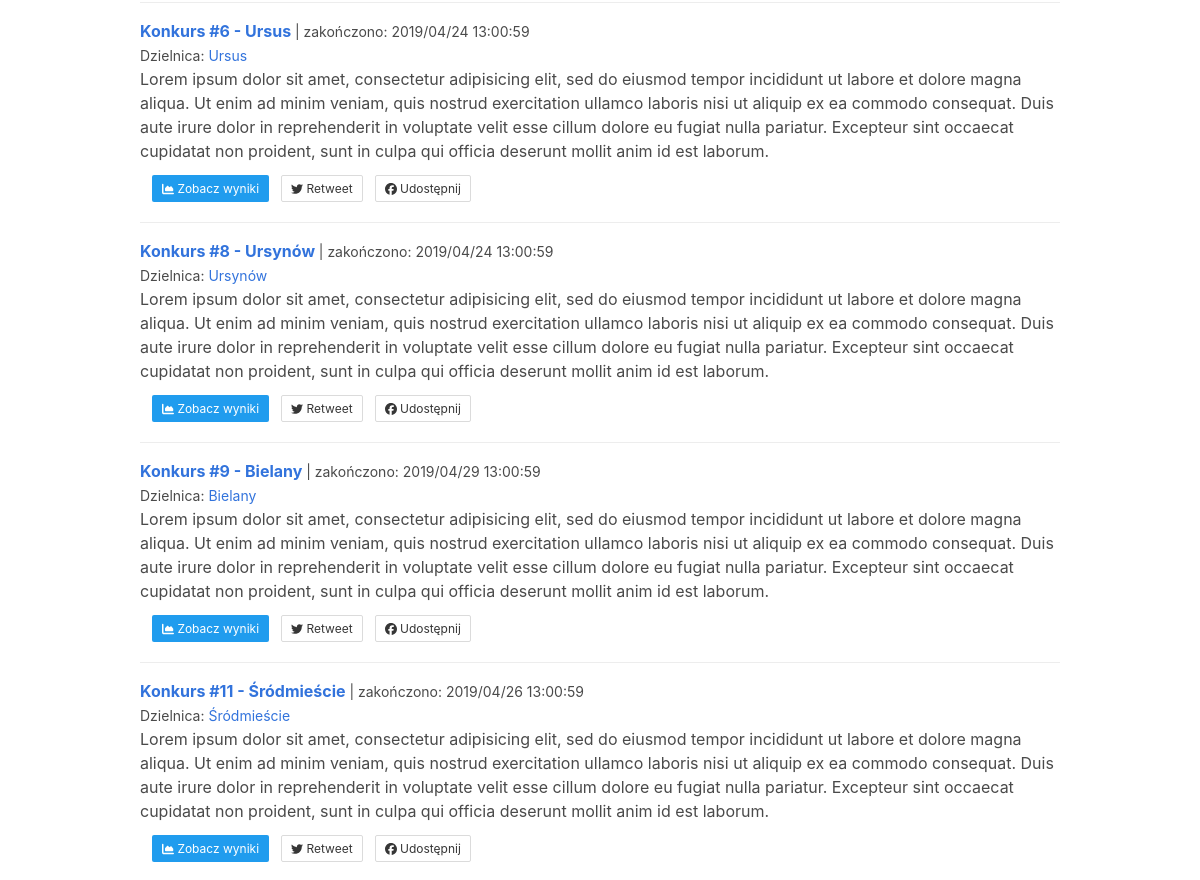
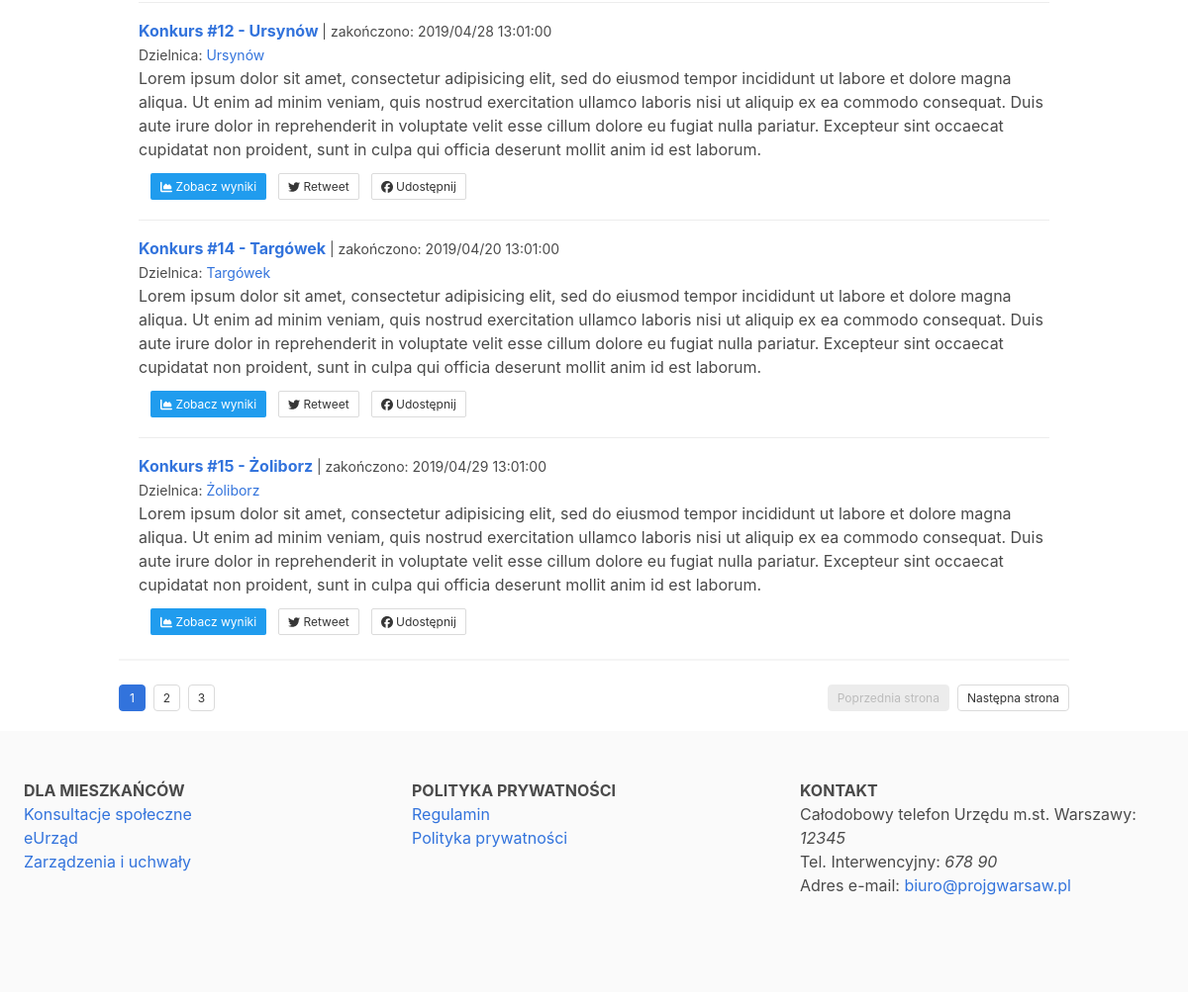
Before: /konkursy/zakonczone/ (lower part) with the older database file (2 pictures, top to bottom).
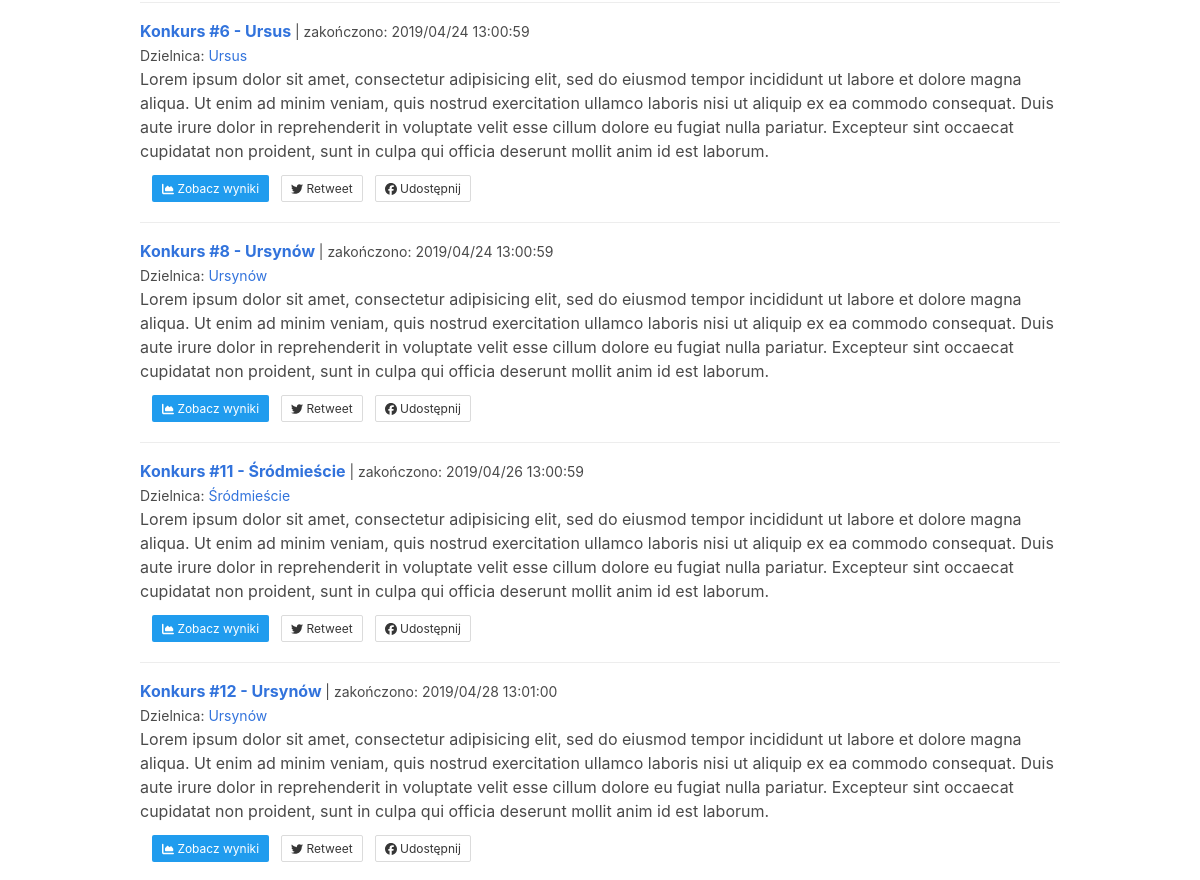
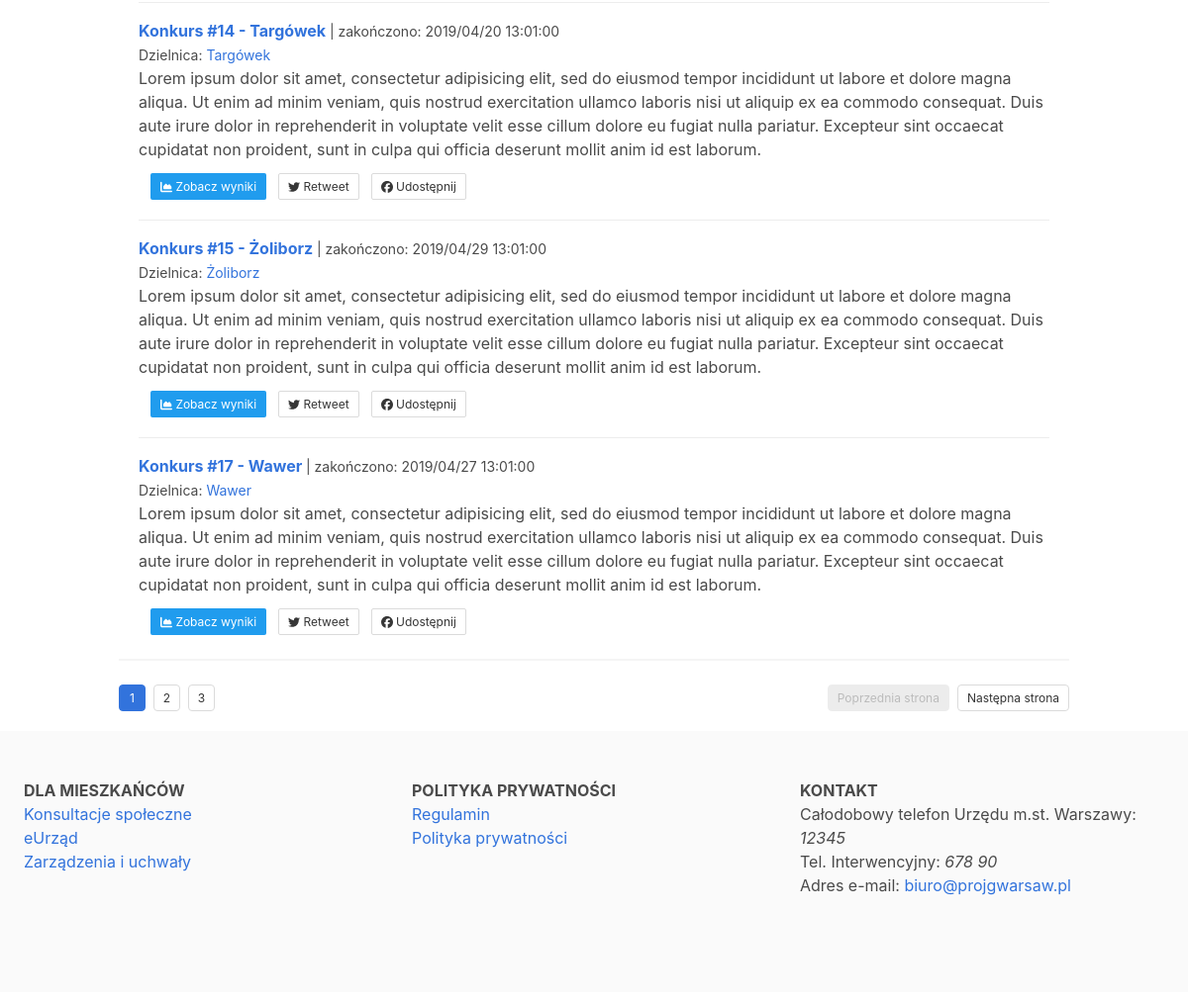
After: the same page with the newer database file (2 pictures, top to bottom).
### projekty_gminne/models.py (models this page shows, shortened)
class Konkurs(models.Model):
    class Meta:
        verbose_name_plural = "Konkursy"
    date_added = models.DateTimeField(auto_now_add=True)
    date_modified = models.DateTimeField(auto_now=True)
    dogrywka = models.BooleanField(default=False)
    dzielnica_id = models.ForeignKey(
        'Dzielnica', null=False, on_delete=models.CASCADE)
    date_start = models.DateTimeField(null=False)
    date_finish = models.DateTimeField(null=False)
    name = models.CharField(max_length=256, null=False)
    description = models.TextField(max_length=1024, null=False, blank=False)

class Dzielnica(models.Model):
    class Meta:
        verbose_name_plural = "Dzielnice"
    date_added = models.DateTimeField(auto_now_add=True)
    date_modified = models.DateTimeField(auto_now=True)
    gmina_id = models.ForeignKey(
        'Gmina', null=False, on_delete=models.CASCADE)
    name = models.CharField(max_length=128, null=False)

### projekty_gminne/views.py (the view)
# urls.py: path('zakonczone/', views.ZakonczoneKonkursyList.as_view(), name="konkursy-zakonczone"),
class ZakonczoneKonkursyList(generic.ListView):
    template_name = "projekty_gminne/zakonczone_konkursy_list.html"
    model = models.Konkurs
    paginate_by = 10
    title = "Zakończone Konkursy"
    def get_context_data(self, **kwargs):
        context = super().get_context_data(**kwargs)
        context["title"] = self.title
        return context
    def get_queryset(self):
        try:
            name = self.request.GET['nazwa']
        except Exception as e:
            context = self.model.objects.filter(
                Q(date_finish__lt=timezone.now())
            )
        else:
            context = self.model.objects.filter(
            Q(name__icontains=name) &
            Q(date_finish__lt=timezone.now())
            )
        finally:
            return context

### projekty_gminne/templates/projekty_gminne/zakonczone_konkursy_list.html (shortened to what this page needs)
{% extends '_Main/template.html' %}
{% load staticfiles %}
{% block content %}
<div class="columns">
  <div class="column is-mobile">
    {% for element in object_list %}
    <article class="media" style="margin: 20px 20px;">
    <div class="media-content">
      <div class="content">
        <p>
          <strong>
            <a href="{% url 'konkurs-detail' pk=element.id %}">{{element.name}}</a>
          </strong>
          <small>| zakończono: {{element.date_finish|date:"Y/m/d H:i:s"}}</small>
          <br>
          <small>Dzielnica: <a href="#">{{element.dzielnica_id.name}}</a></small>
          <br>
          {{element.description}}
          <br>
        </p>
      </div>
      <nav class="level is-mobile">
        <div class="level-left">
          <a class="level-item">
            <a href="{% url 'konkurs-detail' pk=element.id %}" class="button is-small is-info is-fullwidth">
              <i class="fas fa-chart-area"></i>&nbsp;Zobacz wyniki
            </a>
          </a>
          <a class="level-item">
            <a href="https://twitter.com" class="button is-small is-fullwidth">
              <i class="fab fa-twitter"></i>&nbsp;Retweet
            </a>
          </a>
          <a class="level-item">
            <a href="https://twitter.com" class="button is-small is-fullwidth">
              <i class="fab fa-facebook"></i>&nbsp;Udostępnij
            </a>
          </a>
        </div>
      </nav>
    </div>
    </article>
    {% endfor %}
    <hr>
    {% include '../include/pagination.html' %}
  </div>
</div>
{% endblock %}

Changed rows visible on the page:
no longer on this page (row edited): Konkurs: name "Konkurs #9 - Bielany", date_finish "2019/04/29 13:00:59", dzielnica_id.name "Bielany", description "Lorem ipsum dolor sit amet, consectetur adipisicing elit, sed do eiusmod tempor incididunt ut labore et dolore magna aliqua. Ut enim ad minim veniam, quis nostrud exercitation ullamco laboris nisi ut aliquip ex ea commodo consequat. Duis aute irure dolor in reprehenderit in voluptate velit esse cillum dolore eu fugiat nulla pariatur. Excepteur sint occaecat cupidatat non proident, sunt in culpa qui officia deserunt mollit anim id est laborum."
now on this page (row unchanged): Konkurs: name "Konkurs #17 - Wawer", date_finish "2019/04/27 13:01:00", dzielnica_id.name "Wawer", description "Lorem ipsum dolor sit amet, consectetur adipisicing elit, sed do eiusmod tempor incididunt ut labore et dolore magna aliqua. Ut enim ad minim veniam, quis nostrud exercitation ullamco laboris nisi ut aliquip ex ea commodo consequat. Duis aute irure dolor in reprehenderit in voluptate velit esse cillum dolore eu fugiat nulla pariatur. Excepteur sint occaecat cupidatat non proident, sunt in culpa qui officia deserunt mollit anim id est laborum."
